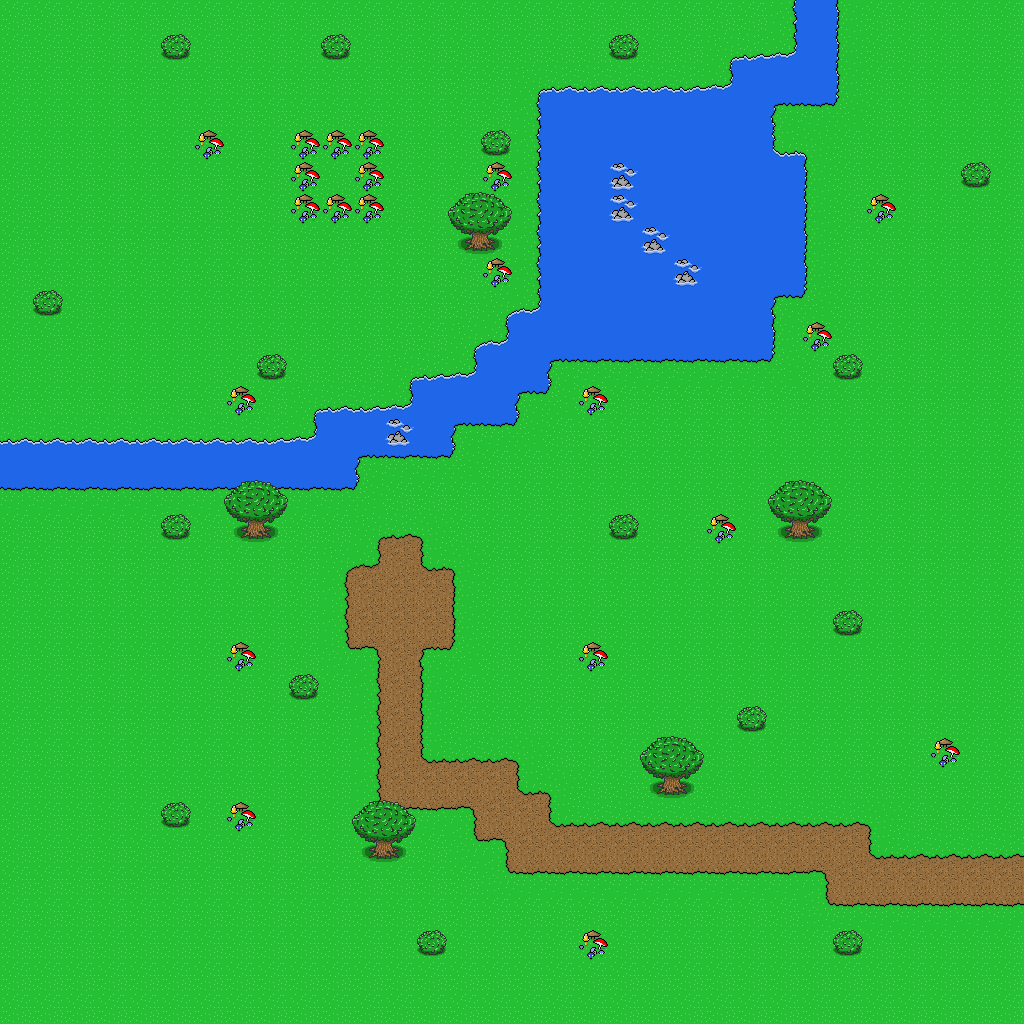

The image is a tile-based game level rendered from a .tmx file. Its description and source (layers, tilesets, objects; grid data summarised) follow:
An orthogonal 32x32 tile map with 32x32 px tiles, 2 tile layers (terrainTiles, airTiles) and 2 objects (2x EVENT).

<map version="1.0" orientation="orthogonal" width="32" height="32" tilewidth="32" tileheight="32">
 <tileset firstgid="1" name="game_tiles" tilewidth="32" tileheight="32">
  <image source="game_tiles.png" width="320" height="320" />
  <tile id="0">
   <properties>
    <property name="CAN_WALK" value="true" />
   </properties>
  </tile>
  <tile id="1">
   <properties>
    <property name="CAN_WALK" value="true" />
   </properties>
  </tile>
  <tile id="2">
   <properties>
    <property name="CAN_WALK" value="true" />
   </properties>
  </tile>
  <tile id="3">
   <properties>
    <property name="CAN_WALK" value="true" />
    <property name="EVENT" value="GET_WATER" />
   </properties>
  </tile>
  <tile id="4">
   <properties>
    <property name="CAN_WALK" value="true" />
    <property name="EVENT" value="GET_WATER" />
   </properties>
  </tile>
  <tile id="5">
   <properties>
    <property name="CAN_WALK" value="true" />
    <property name="EVENT" value="GET_WATER" />
   </properties>
  </tile>
  <tile id="6">
   <properties>
    <property name="CAN_WALK" value="true" />
    <property name="EVENT" value="GET_WATER" />
   </properties>
  </tile>
  <tile id="7">
   <properties>
    <property name="CAN_WALK" value="false" />
   </properties>
  </tile>
  <tile id="9">
   <properties>
    <property name="CAN_WALK" value="true" />
    <property name="EVENT" value="FOUND_MUSHROOMS" />
   </properties>
  </tile>
  <tile id="10">
   <properties>
    <property name="CAN_WALK" value="true" />
   </properties>
  </tile>
  <tile id="11">
   <properties>
    <property name="CAN_WALK" value="true" />
   </properties>
  </tile>
  <tile id="12">
   <properties>
    <property name="CAN_WALK" value="true" />
   </properties>
  </tile>
  <tile id="13">
   <properties>
    <property name="CAN_WALK" value="true" />
    <property name="EVENT" value="GET_WATER" />
   </properties>
  </tile>
  <tile id="14">
   <properties>
    <property name="CAN_WALK" value="false" />
    <property name="EVENT" value="GET_WATER" />
   </properties>
  </tile>
  <tile id="15">
   <properties>
    <property name="CAN_WALK" value="true" />
    <property name="EVENT" value="GET_WATER" />
   </properties>
  </tile>
  <tile id="16">
   <properties>
    <property name="CAN_WALK" value="false" />
    <property name="EVENT" value="GET_WATER" />
   </properties>
  </tile>
  <tile id="18">
   <properties>
    <property name="CAN_WALK" value="false" />
   </properties>
  </tile>
  <tile id="20">
   <properties>
    <property name="CAN_WALK" value="true" />
   </properties>
  </tile>
  <tile id="21">
   <properties>
    <property name="CAN_WALK" value="true" />
   </properties>
  </tile>
  <tile id="22">
   <properties>
    <property name="CAN_WALK" value="true" />
   </properties>
  </tile>
  <tile id="23">
   <properties>
    <property name="CAN_WALK" value="true" />
    <property name="EVENT" value="GET_WATER" />
   </properties>
  </tile>
  <tile id="24">
   <properties>
    <property name="CAN_WALK" value="true" />
    <property name="EVENT" value="GET_WATER" />
   </properties>
  </tile>
  <tile id="25">
   <properties>
    <property name="CAN_WALK" value="true" />
    <property name="EVENT" value="GET_WATER" />
   </properties>
  </tile>
  <tile id="28">
   <properties>
    <property name="CAN_WALK" value="false" />
   </properties>
  </tile>
  <tile id="30">
   <properties>
    <property name="CAN_WALK" value="true" />
   </properties>
  </tile>
  <tile id="31">
   <properties>
    <property name="CAN_WALK" value="true" />
   </properties>
  </tile>
  <tile id="32">
   <properties>
    <property name="CAN_WALK" value="true" />
   </properties>
  </tile>
  <tile id="33">
   <properties>
    <property name="CAN_WALK" value="true" />
    <property name="EVENT" value="GET_WATER" />
   </properties>
  </tile>
  <tile id="34">
   <properties>
    <property name="CAN_WALK" value="true" />
    <property name="EVENT" value="GET_WATER" />
   </properties>
  </tile>
  <tile id="35">
   <properties>
    <property name="CAN_WALK" value="true" />
   </properties>
  </tile>
  <tile id="36">
   <properties>
    <property name="CAN_WALK" value="false" />
   </properties>
  </tile>
  <tile id="37">
   <properties>
    <property name="CAN_WALK" value="false" />
   </properties>
  </tile>
  <tile id="40">
   <properties>
    <property name="CAN_WALK" value="true" />
   </properties>
  </tile>
  <tile id="41">
   <properties>
    <property name="CAN_WALK" value="true" />
   </properties>
  </tile>
  <tile id="43">
   <properties>
    <property name="CAN_WALK" value="true" />
    <property name="EVENT" value="GET_WATER" />
   </properties>
  </tile>
  <tile id="44">
   <properties>
    <property name="CAN_WALK" value="true" />
    <property name="EVENT" value="GET_WATER" />
   </properties>
  </tile>
 </tileset>
 <layer name="terrainTiles" width="32" height="32">
  <properties>
   <property name="LAYER_TYPE" value="TERRAIN" />
  </properties>
  <data>[1024 cells, 1024 non-empty, 30 distinct tile ids]</data>
 </layer>
 <objectgroup name="terrainObjects" width="32" height="32">
  <properties>
   <property name="LAYER_TYPE" value="TERRAIN" />
  </properties>
  <object name="A Hidden Treasure" type="EVENT" x="320" y="32" width="32" height="32">
   <properties>
    <property name="CAN_WALK" value="true" />
    <property name="EVENT_TYPE" value="MESSAGE" />
    <property name="TEXT" value="You found a dirty magazine! The porn fairy must have been here!" />
   </properties>
  </object>
  <object name="Faerie Ring" type="EVENT" x="288" y="128" width="96" height="96">
   <properties>
    <property name="CAN_WALK" value="true" />
    <property name="EVENT_TYPE" value="MESSAGE" />
    <property name="TEXT" value="You feel a strange presence, as if you are being watched." />
   </properties>
  </object>
 </objectgroup>
 <layer name="airTiles" width="32" height="32">
  <properties>
   <property name="LAYER_TYPE" value="ELEVATED" />
  </properties>
  <data>[1024 cells, 10 non-empty, 2 distinct tile ids]</data>
 </layer>
</map>
